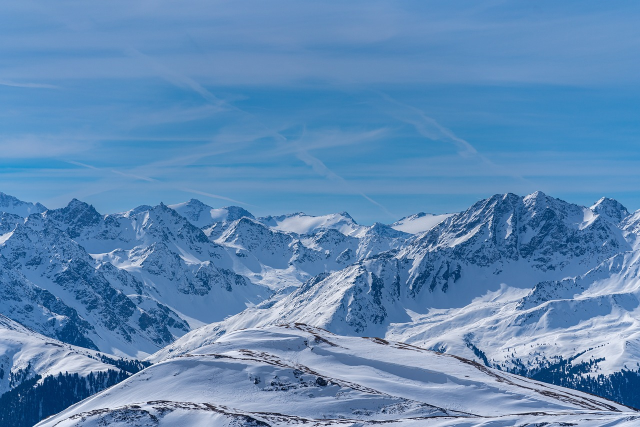
#> input picture assets/bg_d_raw.png, 1280 x 854 px (shown at 1/2 size)
$ python image.py
#> lines starting #> are read from the running program, lines starting #| are printed output that depends on the picture
from PIL import Image, ImageEnhance

im_d = Image.open("bg_d_raw.png")
#> im_d is the input picture: PIL image 1280x854 RGB; mean R, G, B 95.4, 138.1, 181.7
im_t = Image.open("bg_t_raw.png")
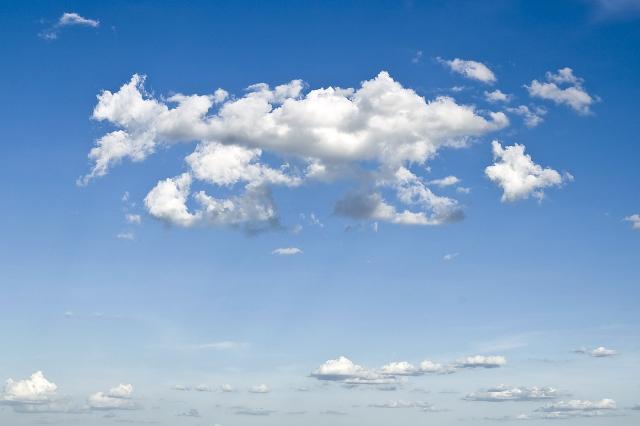
#> input picture assets/bg_t_raw.png, 1280 x 851 px (shown at 1/2 size)
#> im_t is the input picture: PIL image 1280x851 RGB; mean R, G, B 126.1, 162.7, 201.6

im_d = ImageEnhance.Color(im_d)
im_d = im_d.enhance(0.8)
im_d = ImageEnhance.Brightness(im_d)
im_d = im_d.enhance(1)

im_t = ImageEnhance.Color(im_t)
im_t = im_t.enhance(1)
im_t = ImageEnhance.Brightness(im_t)
im_t = im_t.enhance(0.9)
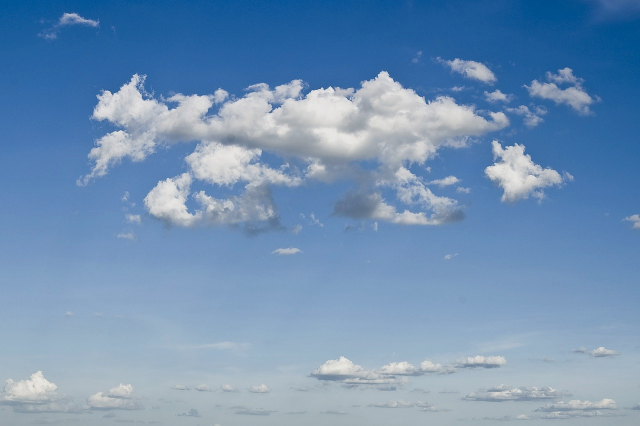
#> im_t: PIL image 1280x851 RGB (shown at 1/2 size); mean R, G, B 113, 146, 181

im_bg_d = im_d.resize((1200,1000))
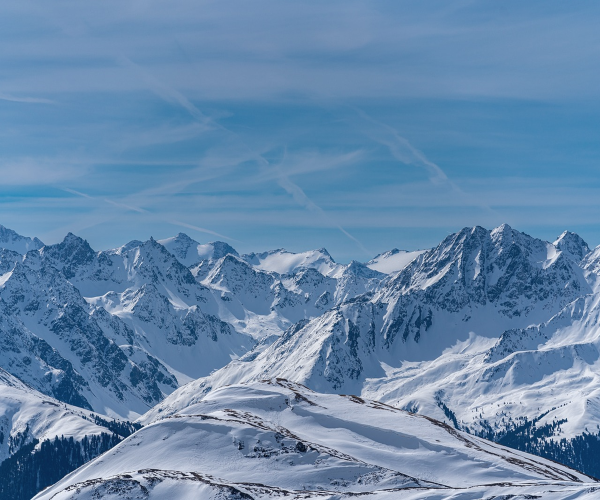
#> im_bg_d: PIL image 1200x1000 RGB (shown at 1/2 size); mean R, G, B 102, 136.1, 171
im_bg_d_fp = im_bg_d.transpose(Image.FLIP_LEFT_RIGHT)
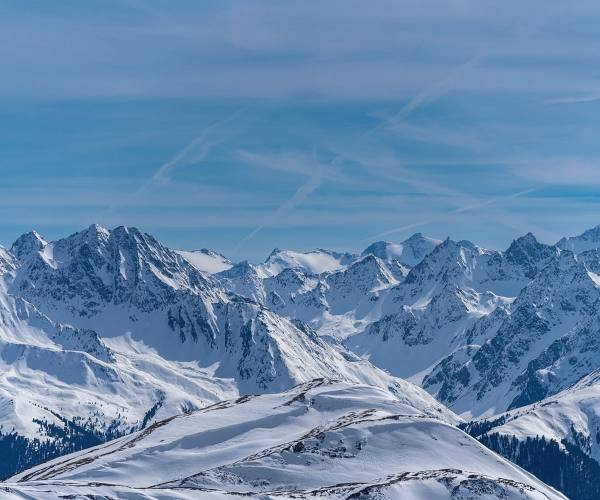
#> im_bg_d_fp: PIL image 1200x1000 RGB (shown at 1/2 size); mean R, G, B 102, 136.1, 171

im_bg_t = im_t.resize((1200,1000))
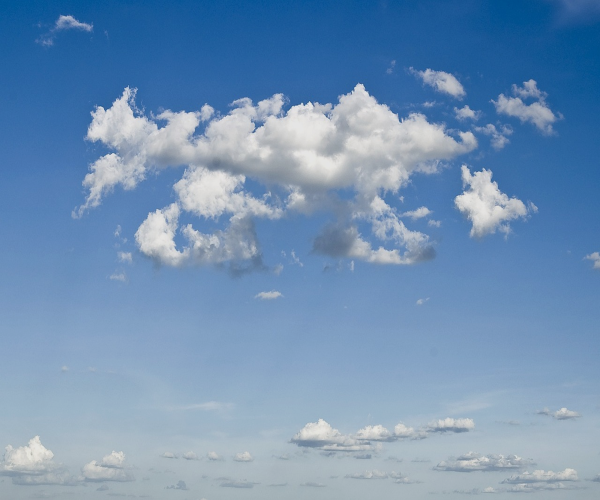
#> im_bg_t: PIL image 1200x1000 RGB (shown at 1/2 size); mean R, G, B 113, 146, 181
im_bg_t_fp = im_bg_t.transpose(Image.FLIP_LEFT_RIGHT)
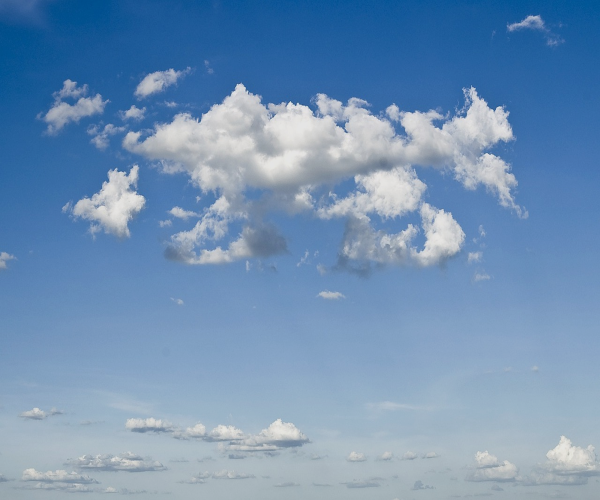
#> im_bg_t_fp: PIL image 1200x1000 RGB (shown at 1/2 size); mean R, G, B 113, 146, 181

im_new = Image.new('RGB', (12000, 2000))
#> im_new: PIL image 12000x2000 RGB; every value is 0
for i in range(5):
    im_new.paste(im_bg_t, (i*2*1200,0))
    im_new.paste(im_bg_t_fp, ((i*2+1)*1200,0))

    im_new.paste(im_bg_d_fp, (i*2*1200,1000))
    im_new.paste(im_bg_d, ((i*2+1)*1200,1000))
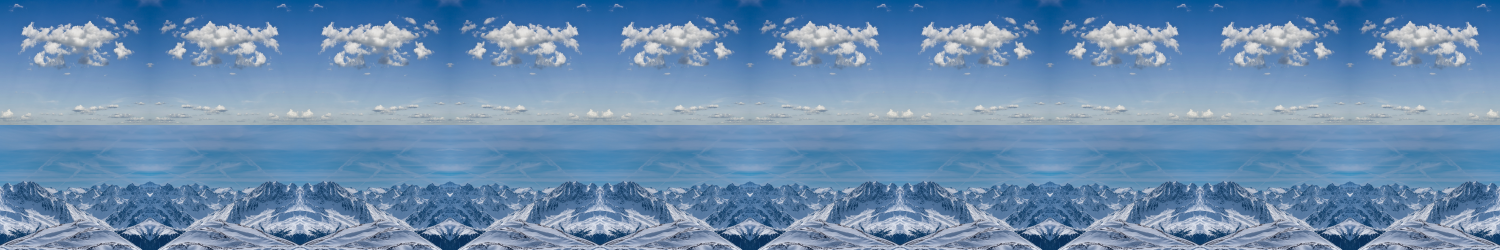
#> im_new: PIL image 12000x2000 RGB (shown at 1/8 size); mean R, G, B 107.5, 141.1, 176

im_new.save("res.png", "PNG")
